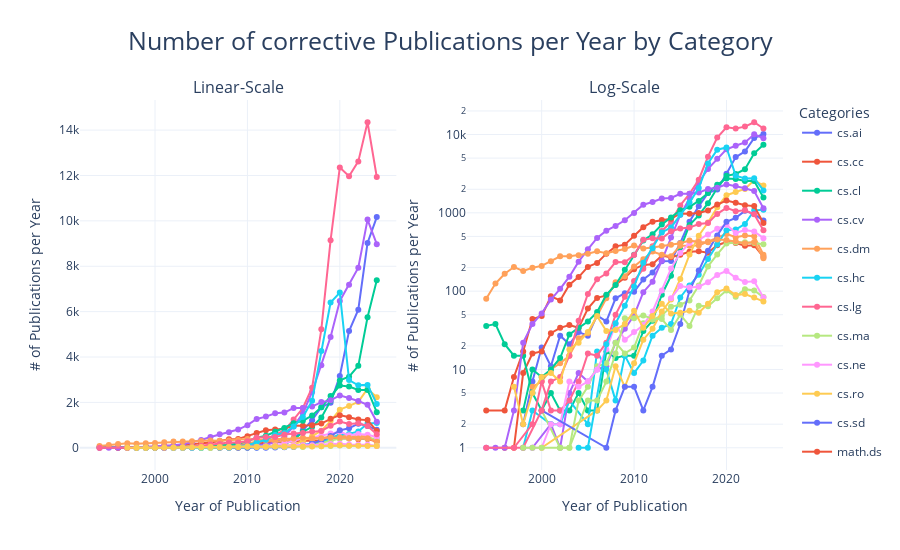

Notebook cell for this chart:
### Markdown cell above
Since the initial plots included both original publications (v1) and their subsequent revisions (v2, v3, etc.), the cleaned dataset presented here considers only the first version of each paper. This approach isolates the pure scientific contributions in ML and AI, providing a clearer view of the field's original research output. Although the absolute number of publications drops—for example, 2024’s total decreases from over 160,000 (including revisions) to over 110,000 (initial versions only)—the overall trend remains consistent, with categories such as cs.LG, cs.AI, cs.CV, cs.CL, and cs.RO continuing to drive growth.

The accompanying chart visualizes the annual volume of revisions, which, while crucial for maintaining research accuracy through updates and corrections, also introduce a time cost that may limit the production of new contributions. Thus, revisions remain an important factor when evaluating monthly publication trends, as they indirectly influence research productivity and focus.

### Code cell
visualize_publications_by_category(df_corrective, "corrective")

### Figure 1 — Plotly figure (JSON) as saved in the notebook; plotly's stock layout.template omitted (floating-point values rounded to 4 significant figures)
{"data": [{"legendgroup": "cs.ai", "line": {"color": "#636EFA"}, "mode": "lines+markers", "name": "cs.ai", "type": "scatter", "x": [1998, 1999, 2000, 2001, 2002, 2003, 2004, 2005, 2006, 2007, 2008, 2009, 2010, 2011, 2012, 2013, 2014, 2015, 2016, 2017, 2018, 2019, 2020, 2021, 2022, 2023, 2024], "xaxis": "x", "y": [2, 7, 19, 11, 27, 21, 30, 27, 49, 41, 81, 94, 98, 141, 173, 241, 243, 413, 768, 1217, 1786, 1988, 3163, 5145, 6083, 9026, 10165], "yaxis": "y"}, {"legendgroup": "cs.ai", "line": {"color": "#636EFA"}, "mode": "lines+markers", "showlegend": false, "type": "scatter", "x": [1998, 1999, 2000, 2001, 2002, 2003, 2004, 2005, 2006, 2007, 2008, 2009, 2010, 2011, 2012, 2013, 2014, 2015, 2016, 2017, 2018, 2019, 2020, 2021, 2022, 2023, 2024], "xaxis": "x2", "y": [2, 7, 19, 11, 27, 21, 30, 27, 49, 41, 81, 94, 98, 141, 173, 241, 243, 413, 768, 1217, 1786, 1988, 3163, 5145, 6083, 9026, 10165], "yaxis": "y2"}, {"legendgroup": "cs.cc", "line": {"color": "#EF553B"}, "mode": "lines+markers", "name": "cs.cc", "type": "scatter", "x": [1996, 1997, 1998, 1999, 2000, 2001, 2002, 2003, 2004, 2005, 2006, 2007, 2008, 2009, 2010, 2011, 2012, 2013, 2014, 2015, 2016, 2017, 2018, 2019, 2020, 2021, 2022, 2023, 2024], "xaxis": "x", "y": [1, 1, 9, 16, 17, 29, 34, 37, 34, 60, 82, 88, 121, 148, 191, 216, 221, 285, 270, 291, 319, 322, 309, 386, 424, 412, 379, 385, 274], "yaxis": "y"}, {"legendgroup": "cs.cc", "line": {"color": "#EF553B"}, "mode": "lines+markers", "showlegend": false, "type": "scatter", "x": [1996, 1997, 1998, 1999, 2000, 2001, 2002, 2003, 2004, 2005, 2006, 2007, 2008, 2009, 2010, 2011, 2012, 2013, 2014, 2015, 2016, 2017, 2018, 2019, 2020, 2021, 2022, 2023, 2024], "xaxis": "x2", "y": [1, 1, 9, 16, 17, 29, 34, 37, 34, 60, 82, 88, 121, 148, 191, 216, 221, 285, 270, 291, 319, 322, 309, 386, 424, 412, 379, 385, 274], "yaxis": "y2"}, {"legendgroup": "cs.cl", "line": {"color": "#00CC96"}, "mode": "lines+markers", "name": "cs.cl", "type": "scatter", "x": [1994, 1995, 1996, 1997, 1998, 1999, 2000, 2001, 2002, 2003, 2004, 2005, 2006, 2007, 2008, 2009, 2010, 2011, 2012, 2013, 2014, 2015, 2016, 2017, 2018, 2019, 2020, 2021, 2022, 2023, 2024], "xaxis": "x", "y": [36, 38, 21, 15, 15, 5, 3, 5, 3, 3, 5, 3, 3, 17, 14, 15, 15, 31, 42, 90, 157, 346, 700, 926, 1329, 2070, 2970, 3134, 3610, 5755, 7387], "yaxis": "y"}, {"legendgroup": "cs.cl", "line": {"color": "#00CC96"}, "mode": "lines+markers", "showlegend": false, "type": "scatter", "x": [1994, 1995, 1996, 1997, 1998, 1999, 2000, 2001, 2002, 2003, 2004, 2005, 2006, 2007, 2008, 2009, 2010, 2011, 2012, 2013, 2014, 2015, 2016, 2017, 2018, 2019, 2020, 2021, 2022, 2023, 2024], "xaxis": "x2", "y": [36, 38, 21, 15, 15, 5, 3, 5, 3, 3, 5, 3, 3, 17, 14, 15, 15, 31, 42, 90, 157, 346, 700, 926, 1329, 2070, 2970, 3134, 3610, 5755, 7387], "yaxis": "y2"}, {"legendgroup": "cs.cv", "line": {"color": "#AB63FA"}, "mode": "lines+markers", "name": "cs.cv", "type": "scatter", "x": [1999, 2001, 2002, 2003, 2004, 2005, 2006, 2007, 2008, 2009, 2010, 2011, 2012, 2013, 2014, 2015, 2016, 2017, 2018, 2019, 2020, 2021, 2022, 2023, 2024], "xaxis": "x", "y": [1, 2, 1, 5, 9, 7, 10, 11, 22, 33, 49, 97, 132, 245, 483, 942, 1520, 2457, 3639, 4887, 6469, 7181, 7933, 10055, 8972], "yaxis": "y"}, {"legendgroup": "cs.cv", "line": {"color": "#AB63FA"}, "mode": "lines+markers", "showlegend": false, "type": "scatter", "x": [1999, 2001, 2002, 2003, 2004, 2005, 2006, 2007, 2008, 2009, 2010, 2011, 2012, 2013, 2014, 2015, 2016, 2017, 2018, 2019, 2020, 2021, 2022, 2023, 2024], "xaxis": "x2", "y": [1, 2, 1, 5, 9, 7, 10, 11, 22, 33, 49, 97, 132, 245, 483, 942, 1520, 2457, 3639, 4887, 6469, 7181, 7933, 10055, 8972], "yaxis": "y2"}, {"legendgroup": "cs.dm", "line": {"color": "#FFA15A"}, "mode": "lines+markers", "name": "cs.dm", "type": "scatter", "x": [1999, 2000, 2001, 2002, 2003, 2004, 2005, 2006, 2007, 2008, 2009, 2010, 2011, 2012, 2013, 2014, 2015, 2016, 2017, 2018, 2019, 2020, 2021, 2022, 2023, 2024], "xaxis": "x", "y": [6, 7, 10, 12, 15, 25, 29, 49, 81, 130, 155, 206, 256, 320, 292, 279, 381, 380, 384, 429, 479, 538, 489, 515, 502, 291], "yaxis": "y"}, {"legendgroup": "cs.dm", "line": {"color": "#FFA15A"}, "mode": "lines+markers", "showlegend": false, "type": "scatter", "x": [1999, 2000, 2001, 2002, 2003, 2004, 2005, 2006, 2007, 2008, 2009, 2010, 2011, 2012, 2013, 2014, 2015, 2016, 2017, 2018, 2019, 2020, 2021, 2022, 2023, 2024], "xaxis": "x2", "y": [6, 7, 10, 12, 15, 25, 29, 49, 81, 130, 155, 206, 256, 320, 292, 279, 381, 380, 384, 429, 479, 538, 489, 515, 502, 291], "yaxis": "y2"}, {"legendgroup": "cs.hc", "line": {"color": "#19D3F3"}, "mode": "lines+markers", "name": "cs.hc", "type": "scatter", "x": [1998, 1999, 2001, 2002, 2003, 2005, 2006, 2007, 2008, 2009, 2010, 2011, 2012, 2013, 2014, 2015, 2016, 2017, 2018, 2019, 2020, 2021, 2022, 2023, 2024], "xaxis": "x", "y": [1, 3, 2, 2, 4, 2, 17, 10, 4, 15, 9, 13, 27, 34, 38, 83, 118, 162, 258, 394, 598, 612, 721, 1075, 1097], "yaxis": "y"}, {"legendgroup": "cs.hc", "line": {"color": "#19D3F3"}, "mode": "lines+markers", "showlegend": false, "type": "scatter", "x": [1998, 1999, 2001, 2002, 2003, 2005, 2006, 2007, 2008, 2009, 2010, 2011, 2012, 2013, 2014, 2015, 2016, 2017, 2018, 2019, 2020, 2021, 2022, 2023, 2024], "xaxis": "x2", "y": [1, 3, 2, 2, 4, 2, 17, 10, 4, 15, 9, 13, 27, 34, 38, 83, 118, 162, 258, 394, 598, 612, 721, 1075, 1097], "yaxis": "y2"}, {"legendgroup": "cs.lg", "line": {"color": "#FF6692"}, "mode": "lines+markers", "name": "cs.lg", "type": "scatter", "x": [1997, 1999, 2000, 2001, 2002, 2003, 2004, 2005, 2006, 2007, 2008, 2009, 2010, 2011, 2012, 2013, 2014, 2015, 2016, 2017, 2018, 2019, 2020, 2021, 2022, 2023, 2024], "xaxis": "x", "y": [1, 2, 7, 3, 3, 4, 7, 16, 15, 22, 50, 85, 135, 193, 374, 586, 762, 1243, 1752, 2647, 5218, 9143, 12353, 11970, 12621, 14346, 11935], "yaxis": "y"}, {"legendgroup": "cs.lg", "line": {"color": "#FF6692"}, "mode": "lines+markers", "showlegend": false, "type": "scatter", "x": [1997, 1999, 2000, 2001, 2002, 2003, 2004, 2005, 2006, 2007, 2008, 2009, 2010, 2011, 2012, 2013, 2014, 2015, 2016, 2017, 2018, 2019, 2020, 2021, 2022, 2023, 2024], "xaxis": "x2", "y": [1, 2, 7, 3, 3, 4, 7, 16, 15, 22, 50, 85, 135, 193, 374, 586, 762, 1243, 1752, 2647, 5218, 9143, 12353, 11970, 12621, 14346, 11935], "yaxis": "y2"}, {"legendgroup": "cs.ma", "line": {"color": "#B6E880"}, "mode": "lines+markers", "name": "cs.ma", "type": "scatter", "x": [2000, 2002, 2003, 2004, 2005, 2006, 2007, 2008, 2009, 2010, 2011, 2012, 2013, 2014, 2015, 2016, 2017, 2018, 2019, 2020, 2021, 2022, 2023, 2024], "xaxis": "x", "y": [3, 1, 1, 4, 6, 11, 12, 22, 16, 19, 39, 43, 49, 63, 67, 76, 118, 207, 294, 406, 418, 421, 413, 396], "yaxis": "y"}, {"legendgroup": "cs.ma", "line": {"color": "#B6E880"}, "mode": "lines+markers", "showlegend": false, "type": "scatter", "x": [2000, 2002, 2003, 2004, 2005, 2006, 2007, 2008, 2009, 2010, 2011, 2012, 2013, 2014, 2015, 2016, 2017, 2018, 2019, 2020, 2021, 2022, 2023, 2024], "xaxis": "x2", "y": [3, 1, 1, 4, 6, 11, 12, 22, 16, 19, 39, 43, 49, 63, 67, 76, 118, 207, 294, 406, 418, 421, 413, 396], "yaxis": "y2"}, {"legendgroup": "cs.ne", "line": {"color": "#FF97FF"}, "mode": "lines+markers", "name": "cs.ne", "type": "scatter", "x": [1998, 1999, 2000, 2001, 2002, 2003, 2004, 2005, 2006, 2007, 2008, 2009, 2010, 2011, 2012, 2013, 2014, 2015, 2016, 2017, 2018, 2019, 2020, 2021, 2022, 2023, 2024], "xaxis": "x", "y": [1, 1, 1, 2, 2, 7, 6, 7, 10, 18, 38, 24, 30, 37, 55, 102, 194, 306, 413, 451, 527, 625, 704, 552, 603, 578, 475], "yaxis": "y"}, {"legendgroup": "cs.ne", "line": {"color": "#FF97FF"}, "mode": "lines+markers", "showlegend": false, "type": "scatter", "x": [1998, 1999, 2000, 2001, 2002, 2003, 2004, 2005, 2006, 2007, 2008, 2009, 2010, 2011, 2012, 2013, 2014, 2015, 2016, 2017, 2018, 2019, 2020, 2021, 2022, 2023, 2024], "xaxis": "x2", "y": [1, 1, 1, 2, 2, 7, 6, 7, 10, 18, 38, 24, 30, 37, 55, 102, 194, 306, 413, 451, 527, 625, 704, 552, 603, 578, 475], "yaxis": "y2"}, {"legendgroup": "cs.ro", "line": {"color": "#FECB52"}, "mode": "lines+markers", "name": "cs.ro", "type": "scatter", "x": [2000, 2006, 2007, 2008, 2009, 2010, 2011, 2012, 2013, 2014, 2015, 2016, 2017, 2018, 2019, 2020, 2021, 2022, 2023, 2024], "xaxis": "x", "y": [1, 3, 4, 11, 6, 12, 24, 33, 55, 78, 143, 293, 510, 751, 1177, 1680, 1843, 2022, 2601, 2228], "yaxis": "y"}, {"legendgroup": "cs.ro", "line": {"color": "#FECB52"}, "mode": "lines+markers", "showlegend": false, "type": "scatter", "x": [2000, 2006, 2007, 2008, 2009, 2010, 2011, 2012, 2013, 2014, 2015, 2016, 2017, 2018, 2019, 2020, 2021, 2022, 2023, 2024], "xaxis": "x2", "y": [1, 3, 4, 11, 6, 12, 24, 33, 55, 78, 143, 293, 510, 751, 1177, 1680, 1843, 2022, 2601, 2228], "yaxis": "y2"}, {"legendgroup": "cs.sd", "line": {"color": "#636EFA"}, "mode": "lines+markers", "name": "cs.sd", "type": "scatter", "x": [2000, 2007, 2008, 2009, 2010, 2011, 2012, 2013, 2014, 2015, 2016, 2017, 2018, 2019, 2020, 2021, 2022, 2023, 2024], "xaxis": "x", "y": [3, 1, 3, 6, 6, 3, 6, 15, 18, 38, 101, 183, 329, 515, 768, 863, 1060, 964, 796], "yaxis": "y"}, {"legendgroup": "cs.sd", "line": {"color": "#636EFA"}, "mode": "lines+markers", "showlegend": false, "type": "scatter", "x": [2000, 2007, 2008, 2009, 2010, 2011, 2012, 2013, 2014, 2015, 2016, 2017, 2018, 2019, 2020, 2021, 2022, 2023, 2024], "xaxis": "x2", "y": [3, 1, 3, 6, 6, 3, 6, 15, 18, 38, 101, 183, 329, 515, 768, 863, 1060, 964, 796], "yaxis": "y2"}, {"legendgroup": "math.ds", "line": {"color": "#EF553B"}, "mode": "lines+markers", "name": "math.ds", "type": "scatter", "x": [1994, 1996, 1997, 1998, 1999, 2000, 2001, 2002, 2003, 2004, 2005, 2006, 2007, 2008, 2009, 2010, 2011, 2012, 2013, 2014, 2015, 2016, 2017, 2018, 2019, 2020, 2021, 2022, 2023, 2024], "xaxis": "x", "y": [3, 3, 8, 17, 44, 48, 86, 76, 121, 151, 204, 229, 301, 373, 392, 510, 656, 769, 810, 840, 982, 971, 998, 1068, 1277, 1438, 1346, 1248, 1219, 741], "yaxis": "y"}, {"legendgroup": "math.ds", "line": {"color": "#EF553B"}, "mode": "lines+markers", "showlegend": false, "type": "scatter", "x": [1994, 1996, 1997, 1998, 1999, 2000, 2001, 2002, 2003, 2004, 2005, 2006, 2007, 2008, 2009, 2010, 2011, 2012, 2013, 2014, 2015, 2016, 2017, 2018, 2019, 2020, 2021, 2022, 2023, 2024], "xaxis": "x2", "y": [3, 3, 8, 17, 44, 48, 86, 76, 121, 151, 204, 229, 301, 373, 392, 510, 656, 769, 810, 840, 982, 971, 998, 1068, 1277, 1438, 1346, 1248, 1219, 741], "yaxis": "y2"}, {"legendgroup": "math.oc", "line": {"color": "#00CC96"}, "mode": "lines+markers", "name": "math.oc", "type": "scatter", "x": [1998, 1999, 2000, 2001, 2002, 2003, 2004, 2005, 2006, 2007, 2008, 2009, 2010, 2011, 2012, 2013, 2014, 2015, 2016, 2017, 2018, 2019, 2020, 2021, 2022, 2023, 2024], "xaxis": "x", "y": [3, 10, 8, 10, 14, 28, 34, 41, 54, 90, 120, 188, 292, 444, 532, 708, 874, 1076, 1192, 1421, 1789, 2287, 2743, 2702, 2550, 2548, 1568], "yaxis": "y"}, {"legendgroup": "math.oc", "line": {"color": "#00CC96"}, "mode": "lines+markers", "showlegend": false, "type": "scatter", "x": [1998, 1999, 2000, 2001, 2002, 2003, 2004, 2005, 2006, 2007, 2008, 2009, 2010, 2011, 2012, 2013, 2014, 2015, 2016, 2017, 2018, 2019, 2020, 2021, 2022, 2023, 2024], "xaxis": "x2", "y": [3, 10, 8, 10, 14, 28, 34, 41, 54, 90, 120, 188, 292, 444, 532, 708, 874, 1076, 1192, 1421, 1789, 2287, 2743, 2702, 2550, 2548, 1568], "yaxis": "y2"}, {"legendgroup": "math.pr", "line": {"color": "#AB63FA"}, "mode": "lines+markers", "name": "math.pr", "type": "scatter", "x": [1994, 1995, 1996, 1997, 1998, 1999, 2000, 2001, 2002, 2003, 2004, 2005, 2006, 2007, 2008, 2009, 2010, 2011, 2012, 2013, 2014, 2015, 2016, 2017, 2018, 2019, 2020, 2021, 2022, 2023, 2024], "xaxis": "x", "y": [1, 1, 1, 3, 22, 38, 52, 78, 107, 153, 238, 342, 478, 592, 680, 804, 998, 1269, 1373, 1520, 1549, 1749, 1757, 1815, 2013, 2089, 2308, 2194, 2063, 1897, 1145], "yaxis": "y"}, {"legendgroup": "math.pr", "line": {"color": "#AB63FA"}, "mode": "lines+markers", "showlegend": false, "type": "scatter", "x": [1994, 1995, 1996, 1997, 1998, 1999, 2000, 2001, 2002, 2003, 2004, 2005, 2006, 2007, 2008, 2009, 2010, 2011, 2012, 2013, 2014, 2015, 2016, 2017, 2018, 2019, 2020, 2021, 2022, 2023, 2024], "xaxis": "x2", "y": [1, 1, 1, 3, 22, 38, 52, 78, 107, 153, 238, 342, 478, 592, 680, 804, 998, 1269, 1373, 1520, 1549, 1749, 1757, 1815, 2013, 2089, 2308, 2194, 2063, 1897, 1145], "yaxis": "y2"}, {"legendgroup": "math.qa", "line": {"color": "#FFA15A"}, "mode": "lines+markers", "name": "math.qa", "type": "scatter", "x": [1994, 1995, 1996, 1997, 1998, 1999, 2000, 2001, 2002, 2003, 2004, 2005, 2006, 2007, 2008, 2009, 2010, 2011, 2012, 2013, 2014, 2015, 2016, 2017, 2018, 2019, 2020, 2021, 2022, 2023, 2024], "xaxis": "x", "y": [80, 125, 167, 203, 181, 199, 210, 240, 278, 279, 287, 300, 322, 304, 326, 346, 382, 351, 362, 377, 391, 408, 444, 425, 422, 457, 451, 432, 409, 425, 263], "yaxis": "y"}, {"legendgroup": "math.qa", "line": {"color": "#FFA15A"}, "mode": "lines+markers", "showlegend": false, "type": "scatter", "x": [1994, 1995, 1996, 1997, 1998, 1999, 2000, 2001, 2002, 2003, 2004, 2005, 2006, 2007, 2008, 2009, 2010, 2011, 2012, 2013, 2014, 2015, 2016, 2017, 2018, 2019, 2020, 2021, 2022, 2023, 2024], "xaxis": "x2", "y": [80, 125, 167, 203, 181, 199, 210, 240, 278, 279, 287, 300, 322, 304, 326, 346, 382, 351, 362, 377, 391, 408, 444, 425, 422, 457, 451, 432, 409, 425, 263], "yaxis": "y2"}, {"legendgroup": "stat.ml", "line": {"color": "#19D3F3"}, "mode": "lines+markers", "name": "stat.ml", "type": "scatter", "x": [2004, 2005, 2007, 2008, 2009, 2010, 2011, 2012, 2013, 2014, 2015, 2016, 2017, 2018, 2019, 2020, 2021, 2022, 2023, 2024], "xaxis": "x", "y": [1, 1, 21, 39, 65, 115, 230, 352, 561, 651, 943, 1352, 2074, 4264, 6401, 6839, 2983, 2752, 2771, 1932], "yaxis": "y"}, {"legendgroup": "stat.ml", "line": {"color": "#19D3F3"}, "mode": "lines+markers", "showlegend": false, "type": "scatter", "x": [2004, 2005, 2007, 2008, 2009, 2010, 2011, 2012, 2013, 2014, 2015, 2016, 2017, 2018, 2019, 2020, 2021, 2022, 2023, 2024], "xaxis": "x2", "y": [1, 1, 21, 39, 65, 115, 230, 352, 561, 651, 943, 1352, 2074, 4264, 6401, 6839, 2983, 2752, 2771, 1932], "yaxis": "y2"}, {"legendgroup": "stat.th", "line": {"color": "#FF6692"}, "mode": "lines+markers", "name": "stat.th", "type": "scatter", "x": [1994, 1998, 2000, 2001, 2002, 2003, 2004, 2005, 2006, 2007, 2008, 2009, 2010, 2011, 2012, 2013, 2014, 2015, 2016, 2017, 2018, 2019, 2020, 2021, 2022, 2023, 2024], "xaxis": "x", "y": [1, 1, 3, 7, 8, 15, 42, 92, 142, 168, 235, 234, 289, 452, 475, 470, 582, 629, 648, 719, 741, 969, 1155, 1047, 1079, 960, 600], "yaxis": "y"}, {"legendgroup": "stat.th", "line": {"color": "#FF6692"}, "mode": "lines+markers", "showlegend": false, "type": "scatter", "x": [1994, 1998, 2000, 2001, 2002, 2003, 2004, 2005, 2006, 2007, 2008, 2009, 2010, 2011, 2012, 2013, 2014, 2015, 2016, 2017, 2018, 2019, 2020, 2021, 2022, 2023, 2024], "xaxis": "x2", "y": [1, 1, 3, 7, 8, 15, 42, 92, 142, 168, 235, 234, 289, 452, 475, 470, 582, 629, 648, 719, 741, 969, 1155, 1047, 1079, 960, 600], "yaxis": "y2"}, {"legendgroup": "q-fin.cp", "line": {"color": "#B6E880"}, "mode": "lines+markers", "name": "q-fin.cp", "type": "scatter", "x": [1998, 1999, 2000, 2002, 2003, 2005, 2006, 2007, 2008, 2009, 2010, 2011, 2012, 2013, 2014, 2015, 2016, 2017, 2018, 2019, 2020, 2021, 2022, 2023, 2024], "xaxis": "x", "y": [1, 1, 1, 1, 1, 4, 4, 7, 16, 45, 45, 49, 44, 44, 32, 50, 36, 65, 64, 81, 102, 85, 106, 102, 84], "yaxis": "y"}, {"legendgroup": "q-fin.cp", "line": {"color": "#B6E880"}, "mode": "lines+markers", "showlegend": false, "type": "scatter", "x": [1998, 1999, 2000, 2002, 2003, 2005, 2006, 2007, 2008, 2009, 2010, 2011, 2012, 2013, 2014, 2015, 2016, 2017, 2018, 2019, 2020, 2021, 2022, 2023, 2024], "xaxis": "x2", "y": [1, 1, 1, 1, 1, 4, 4, 7, 16, 45, 45, 49, 44, 44, 32, 50, 36, 65, 64, 81, 102, 85, 106, 102, 84], "yaxis": "y2"}, {"legendgroup": "q-fin.mf", "line": {"color": "#FF97FF"}, "mode": "lines+markers", "name": "q-fin.mf", "type": "scatter", "x": [2014, 2015, 2016, 2017, 2018, 2019, 2020, 2021, 2022, 2023, 2024], "xaxis": "x", "y": [81, 116, 111, 114, 130, 161, 181, 148, 131, 134, 83], "yaxis": "y"}, {"legendgroup": "q-fin.mf", "line": {"color": "#FF97FF"}, "mode": "lines+markers", "showlegend": false, "type": "scatter", "x": [2014, 2015, 2016, 2017, 2018, 2019, 2020, 2021, 2022, 2023, 2024], "xaxis": "x2", "y": [81, 116, 111, 114, 130, 161, 181, 148, 131, 134, 83], "yaxis": "y2"}, {"legendgroup": "q-fin.st", "line": {"color": "#FECB52"}, "mode": "lines+markers", "name": "q-fin.st", "type": "scatter", "x": [1997, 1998, 1999, 2000, 2001, 2002, 2003, 2004, 2005, 2006, 2007, 2008, 2009, 2010, 2011, 2012, 2013, 2014, 2015, 2016, 2017, 2018, 2019, 2020, 2021, 2022, 2023, 2024], "xaxis": "x", "y": [6, 2, 5, 8, 9, 7, 18, 22, 30, 48, 31, 32, 38, 56, 34, 48, 69, 52, 53, 56, 53, 69, 97, 108, 89, 92, 83, 74], "yaxis": "y"}, {"legendgroup": "q-fin.st", "line": {"color": "#FECB52"}, "mode": "lines+markers", "showlegend": false, "type": "scatter", "x": [1997, 1998, 1999, 2000, 2001, 2002, 2003, 2004, 2005, 2006, 2007, 2008, 2009, 2010, 2011, 2012, 2013, 2014, 2015, 2016, 2017, 2018, 2019, 2020, 2021, 2022, 2023, 2024], "xaxis": "x2", "y": [6, 2, 5, 8, 9, 7, 18, 22, 30, 48, 31, 32, 38, 56, 34, 48, 69, 52, 53, 56, 53, 69, 97, 108, 89, 92, 83, 74], "yaxis": "y2"}], "layout": {"annotations": [{"font": {"size": 16}, "showarrow": false, "text": "Linear-Scale", "x": 0.225, "xanchor": "center", "xref": "paper", "y": 1, "yanchor": "bottom", "yref": "paper"}, {"font": {"size": 16}, "showarrow": false, "text": "Log-Scale", "x": 0.775, "xanchor": "center", "xref": "paper", "y": 1, "yanchor": "bottom", "yref": "paper"}], "height": 550, "legend": {"title": {"text": "Categories"}}, "title": {"font": {"size": 25}, "text": "Number of corrective Publications per Year by Category", "x": 0.5}, "xaxis": {"anchor": "y", "domain": [0, 0.45], "title": {"text": "Year of Publication"}}, "xaxis2": {"anchor": "y2", "domain": [0.55, 1], "title": {"text": "Year of Publication"}}, "yaxis": {"anchor": "x", "domain": [0, 1], "title": {"text": "# of Publications per Year"}}, "yaxis2": {"anchor": "x2", "domain": [0, 1], "title": {"text": "# of Publications per Year"}, "type": "log"}}}
